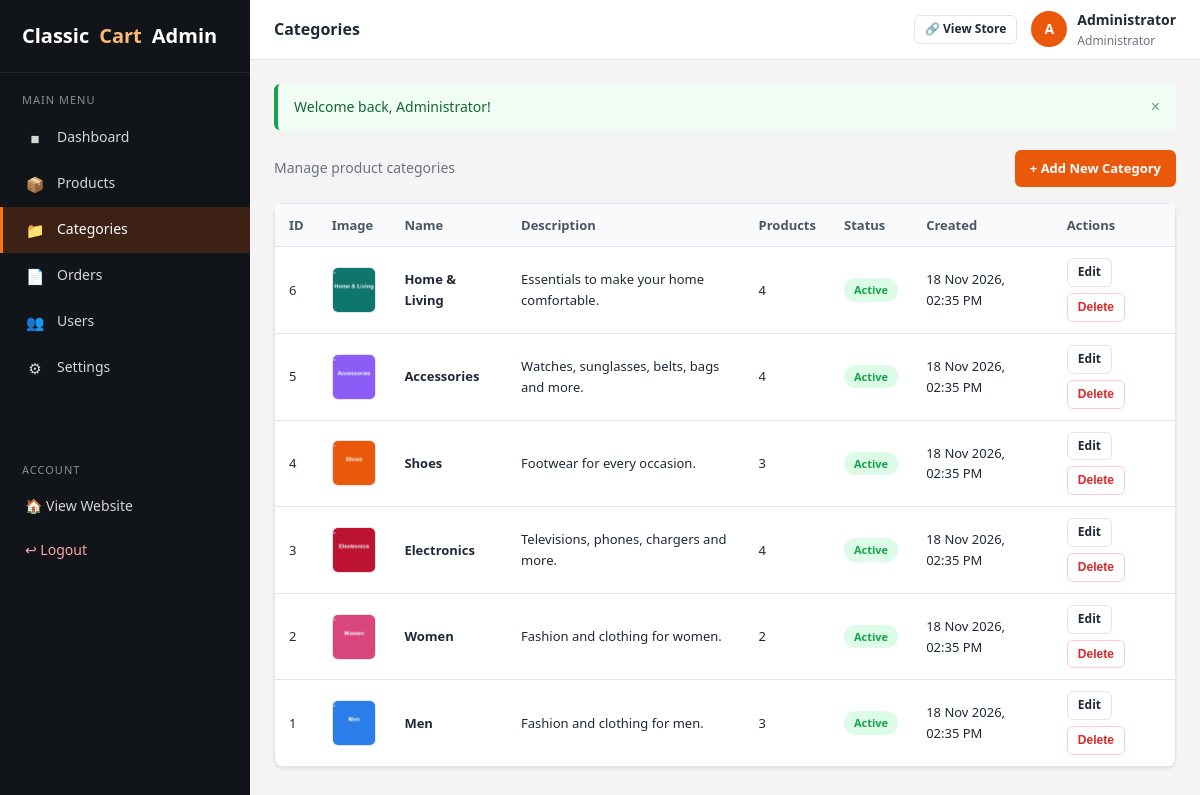
The app's page /admin/categories.php (signed in) with its own data.
### tables this page shows
CREATE TABLE `categories` (
  `id` INT(11) NOT NULL AUTO_INCREMENT,
  `name` VARCHAR(100) NOT NULL,
  `image` VARCHAR(255) DEFAULT NULL,
  `description` TEXT DEFAULT NULL,
  `status` TINYINT(1) NOT NULL DEFAULT 1 COMMENT '1 = active, 0 = inactive',
  `created_at` TIMESTAMP NOT NULL DEFAULT CURRENT_TIMESTAMP,
  PRIMARY KEY (`id`),
  UNIQUE KEY `uq_category_name` (`name`)
);

### includes/functions.php (called while the page is built, shortened)
<?php
require_once __DIR__ . '/../config/database.php';
function flash_get(): array
{
    $messages = $_SESSION['flash'] ?? array();
    return $messages;
}
function e(?string $value): string
{
    return htmlspecialchars((string)$value, ENT_QUOTES, 'UTF-8');
}
function format_date(string $datetime): string
{
    return date('d M Y, h:i A', strtotime($datetime));
}
function base_url(): string
{
    $dir = str_replace('\\', '/', dirname($_SERVER['SCRIPT_NAME']));
    $dir = rtrim($dir, '/');
    if (strpos($dir, '/admin') !== false) {
        $dir = substr($dir, 0, strpos($dir, '/admin'));
    }
    return $dir;
}
    ?>
    <?php
function category_image(?string $image): string
{
    return base_url() . '/uploads/categories/' . rawurlencode($image);
}

### config/database.php (called while the page is built, shortened)
<?php
function db(): PDO
{
    static $pdo = null;
    if ($pdo === null) {
        try {
            $pdo = new PDO(
                'mysql:host=' . DB_HOST . ';dbname=' . DB_NAME . ';charset=utf8mb4',
                DB_USER,
                DB_PASS,
                array(
                    PDO::ATTR_ERRMODE            => PDO::ERRMODE_EXCEPTION,
                    PDO::ATTR_DEFAULT_FETCH_MODE => PDO::FETCH_ASSOC,
                    PDO::ATTR_EMULATE_PREPARES   => false,
                )
            );
        } catch (PDOException $e) {
            die('Database connection could not be established. Please check your configuration in config/database.php and make sure the database was imported.');
        }
    }
    return $pdo;
}

### includes/auth.php (called while the page is built, shortened)
<?php
require_once __DIR__ . '/functions.php';
function current_admin(): ?array
{
    $stmt = db()->prepare('SELECT * FROM admins WHERE id = ? LIMIT 1');
    $stmt->execute(array((int)$_SESSION['admin_id']));
    $admin = $stmt->fetch();
    if ($admin && (int)$admin['status'] === 1) {
        return $admin;
    }
    return null;
}

### admin/categories.php (the view, shortened to what this page needs)
<?php
$page_title = 'Categories';
require_once __DIR__ . '/includes/header.php';
$categories = db()->query(
    'SELECT c.*,
            (SELECT COUNT(*) FROM products p WHERE p.category_id = c.id) AS product_count
     FROM categories c
     ORDER BY c.id DESC'
)->fetchAll();
?>
<div class="flex-between mb-3">
    <p class="text-muted">Manage product categories</p>
    <a href="category-add.php" class="btn btn-primary">+ Add New Category</a>
</div>
<div class="card">
    <div class="table-responsive">
        <table class="table">
            <thead>
                <tr>
                    <th>ID</th>
                    <th>Image</th>
                    <th>Name</th>
                    <th>Description</th>
                    <th>Products</th>
                    <th>Status</th>
                    <th>Created</th>
                    <th>Actions</th>
                </tr>
            </thead>
            <tbody>
                <?php foreach ($categories as $cat) { ?>
                    <tr>
                        <td><?php echo (int)$cat['id']; ?></td>
                        <td>
                            <?php if (!empty($cat['image'])) { ?>
                                <img src="<?php echo e(category_image($cat['image'])); ?>" class="thumbnail" alt="<?php echo e($cat['name']); ?>">
                            <?php } else { ?>
                                <span class="badge badge-secondary">No image</span>
                            <?php } ?>
                        </td>
                        <td style="font-weight:600;"><?php echo e($cat['name']); ?></td>
                        <td style="max-width:300px;"><?php echo e($cat['description']); ?></td>
                        <td><?php echo (int)$cat['product_count']; ?></td>
                        <td>
                            <?php echo (int)$cat['status'] === 1 ? '<span class="badge badge-success">Active</span>' : '<span class="badge badge-secondary">Inactive</span>'; ?>
                        </td>
                        <td><?php echo format_date($cat['created_at']); ?></td>
                        <td>
                            <div class="actions">
                                <a href="category-edit.php?id=<?php echo (int)$cat['id']; ?>" class="btn btn-outline btn-sm">Edit</a>
                                <form method="post" action="category-delete.php" data-confirm-form="Are you sure you want to delete this category? Categories with products cannot be deleted.">
                                    <button type="submit" class="btn btn-outline-danger btn-sm" <?php echo (int)$cat['product_count'] > 0 ? 'disabled title="Category has products"' : ''; ?>>Delete</button>
                                </form>
                            </div>
                        </td>
                    </tr>
                <?php } ?>
            </tbody>
        </table>
    </div>
</div>
<?php require_once __DIR__ . '/includes/footer.php'; ?>

### admin/includes/header.php (shortened to what this page needs)
<?php
require_once __DIR__ . '/../../includes/auth.php';
$admin     = current_admin();
$flashMsgs = flash_get();
$adminInitial = strtoupper(substr($admin['name'], 0, 1));
?>
<!DOCTYPE html>
<html lang="en">
<head>
    <link rel="stylesheet" href="assets/css/admin.css">
</head>
<body>
<div class="admin-wrapper">
    <?php require __DIR__ . '/sidebar.php'; ?>
    <div class="admin-main">
        <header class="admin-topbar">
            <div class="flex">
                <span class="topbar-title"><?php echo e($page_title); ?></span>
            </div>
            <div class="topbar-right">
                <a href="../index.php" class="btn btn-outline btn-sm">&#128279; View Store</a>
                <div class="admin-avatar">
                    <span class="avatar-circle"><?php echo e($adminInitial); ?></span>
                    <div>
                        <div class="admin-name"><?php echo e($admin['name']); ?></div>
                        <div class="admin-role">Administrator</div>
                    </div>
                </div>
            </div>
        </header>
        <div class="admin-content">
            <?php if (!empty($flashMsgs)) { ?>
                <div class="flash-container">
                    <?php foreach ($flashMsgs as $type => $messages) { ?>
                        <?php foreach ($messages as $msg) { ?>
                            <div class="flash flash-<?php echo e($type === 'error' ? 'danger' : $type); ?>">
                                <span><?php echo e($msg); ?></span>
                                <button type="button" class="flash-close" aria-label="Close">&times;</button>
                            </div>
                        <?php } ?>
                    <?php } ?>
                </div>
            <?php } ?>

### admin/assets/css/admin.css (style rules this page uses)
:root { --primary: #ea580c; --primary-dark: #c2410c; --sidebar-bg: #111418; --sidebar-text: #d6d6d6; --dark: #111418; --text: #1f2937; --muted: #6b7280; --light-bg: #f4f4f5; --white: #ffffff; --border: #e4e4e7; --success: #16a34a; --warning: #d97706; --danger: #dc2626; --info: #0f766e; --radius: 10px; --radius-sm: 6px; --shadow: 0 1px 3px rgba(17, 17, 17, 0.08); --shadow-md: 0 4px 12px rgba(17, 17, 17, 0.10); }
* { margin: 0; padding: 0; box-sizing: border-box; }
body { font-family: "Segoe UI", Tahoma, Arial, "Helvetica Neue", sans-serif; background: var(--light-bg); color: var(--text); font-size: 14px; line-height: 1.6; overflow-x: hidden; }
img { max-width: 100%; }
a { color: var(--primary); text-decoration: none; }
.admin-wrapper { display: flex; min-height: 100vh; }
.admin-main { flex: 1; margin-left: 250px; min-width: 0; display: flex; flex-direction: column; }
.admin-topbar { background: var(--white); border-bottom: 1px solid var(--border); padding: 0 24px; height: 60px; display: flex; align-items: center; justify-content: space-between; position: sticky; top: 0; z-index: 900; }
.admin-topbar .topbar-title { font-weight: 600; font-size: 16px; }
.admin-topbar .topbar-right { display: flex; align-items: center; gap: 14px; }
.admin-topbar .admin-avatar { display: flex; align-items: center; gap: 10px; }
.admin-topbar .avatar-circle { width: 36px; height: 36px; border-radius: 50%; background: var(--primary); color: #fff; display: flex; align-items: center; justify-content: center; font-weight: 700; font-size: 14px; }
.admin-topbar .admin-name { font-weight: 600; font-size: 14px; }
.admin-topbar .admin-role { font-size: 12px; color: var(--muted); }
.admin-content { padding: 24px; flex: 1; }
.card { background: var(--white); border: 1px solid var(--border); border-radius: var(--radius); box-shadow: var(--shadow); margin-bottom: 20px; }
.table-responsive { overflow-x: auto; }
.table { width: 100%; border-collapse: collapse; }
.table th, .table td { padding: 11px 14px; text-align: left; border-bottom: 1px solid var(--border); font-size: 13px; vertical-align: middle; }
.table th { background: #f8fafc; font-weight: 600; color: #4b5563; white-space: nowrap; }
.table td .thumbnail { width: 46px; height: 46px; object-fit: cover; border-radius: var(--radius-sm); border: 1px solid var(--border); display: block; }
.table .actions { display: flex; gap: 6px; flex-wrap: wrap; }
.table .actions .btn { white-space: nowrap; }
.btn { display: inline-flex; align-items: center; justify-content: center; gap: 5px; padding: 8px 14px; border: 1px solid transparent; border-radius: var(--radius-sm); font-size: 13px; font-weight: 600; cursor: pointer; background: none; color: var(--text); transition: all 0.15s ease; line-height: 1.4; }
.btn-primary { background: var(--primary); color: #fff; }
.btn-outline { border-color: var(--border); background: var(--white); color: var(--text); }
.btn-outline-danger { border-color: #fecaca; color: var(--danger); }
.btn-sm { padding: 5px 10px; font-size: 12px; }
.badge { display: inline-block; padding: 4px 10px; border-radius: 999px; font-size: 11px; font-weight: 700; line-height: 1.4; vertical-align: middle; }
.badge-success { background: #dcfce7; color: var(--success); }
.flash-container { margin-bottom: 20px; }
.flash { display: flex; align-items: center; justify-content: space-between; gap: 10px; padding: 12px 16px; border-radius: var(--radius-sm); border-left-width: 4px; border-left-style: solid; margin-bottom: 10px; font-size: 14px; }
.flash-success { background: #f0fdf4; border-left-color: var(--success); color: #166534; }
.flash-close { background: none; border: none; font-size: 16px; cursor: pointer; color: inherit; opacity: 0.6; }
.text-muted { color: var(--muted); }
.mb-3 { margin-bottom: 16px; }
.flex { display: flex; align-items: center; gap: 10px; flex-wrap: wrap; }
.flex-between { display: flex; align-items: center; justify-content: space-between; gap: 12px; flex-wrap: wrap; }

### records on screen
categories: id "6", image (picture), name "Home & Living", description "Essentials to make your home comfortable.", product_count "4", status "Active", created_at "18 Nov 2026, 02:35 PM"
categories: id "5", image (picture), name "Accessories", description "Watches, sunglasses, belts, bags and more.", product_count "4", status "Active", created_at "18 Nov 2026, 02:35 PM"
categories: id "4", image (picture), name "Shoes", description "Footwear for every occasion.", product_count "3", status "Active", created_at "18 Nov 2026, 02:35 PM"
categories: id "3", image (picture), name "Electronics", description "Televisions, phones, chargers and more.", product_count "4", status "Active", created_at "18 Nov 2026, 02:35 PM"
categories: id "2", image (picture), name "Women", description "Fashion and clothing for women.", product_count "2", status "Active", created_at "18 Nov 2026, 02:35 PM"
categories: id "1", image (picture), name "Men", description "Fashion and clothing for men.", product_count "3", status "Active", created_at "18 Nov 2026, 02:35 PM"

### other values on screen
$page_title "Categories"
$adminInitial "A"
$admin['name'] "Administrator"
$msg "Welcome back, Administrator!"
